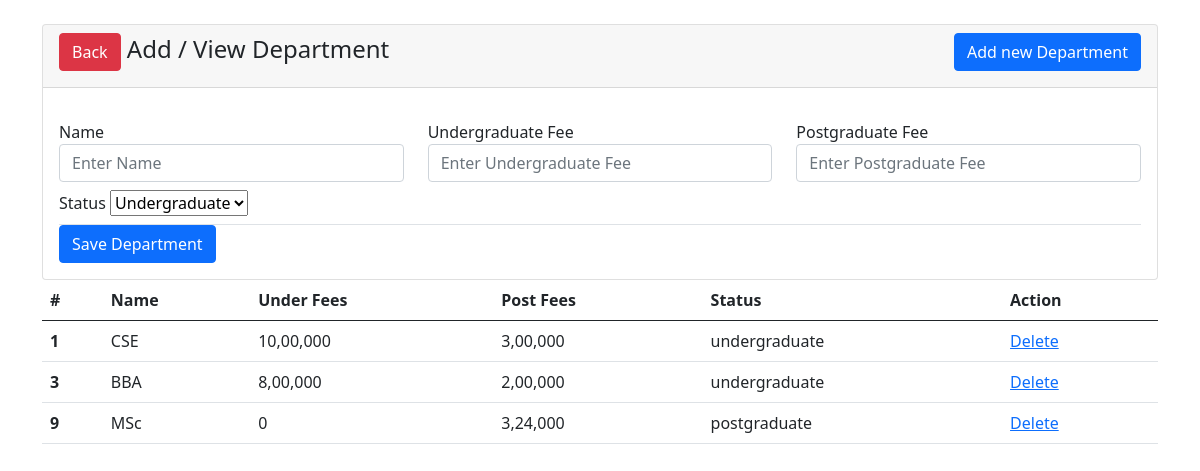
/admin/add_department.php?id=1, run on the app's committed database.
### tables this page shows
CREATE TABLE `courses` (
  `id` int(10) NOT NULL,
  `uni_id` int(10) NOT NULL,
  `p_name` varchar(255) NOT NULL,
  `under_fees` varchar(255) NOT NULL DEFAULT '0',
  `post_fees` varchar(255) NOT NULL DEFAULT '0',
  `under_post` tinyint(10) NOT NULL DEFAULT '0'
);

### admin/inc/functions.php (called while the page is built, shortened)
<?php
$connection = mysqli_connect('localhost', 'root', '', 'university');
mysqli_set_charset($connection, "utf8");
function getCourses($id)
{
    global $connection;
    $query = "SELECT * FROM courses where uni_id=$id";
    $result = mysqli_query($connection, $query);
    $data = [];
    while ($_data = mysqli_fetch_assoc($result)) {
        array_push($data, $_data);
    }
    return $data;
}

### admin/add_department.php (the view, shortened to what this page needs)
<?php session_start();
include 'inc/functions.php';
$id = $_GET['id'] ?? '';
?>
<!doctype html>
<html lang="en">
  <head>
    <link href="https://cdn.jsdelivr.net/npm/bootstrap@5.0.0-beta1/dist/css/bootstrap.min.css" rel="stylesheet">
  </head>
<body>
    <div class="container">
        <div class="row">
            <div class="col-md-12">
                <div class="card mt-4">
                    <div class="card-header">
                        <h4>
                            <a href="admin.php" class="float-center btn btn-danger">Back</a>
                            Add / View Department
                            <a href="javascript:void(0)" class="add-more-form float-end btn btn-primary">Add new Department</a>
                        </h4>
                    </div>
                    <div class="card-body">
                        <form action="tasks.php" method="POST">
                            <div class="main-form mt-3 border-bottom">
                                <div class="row">
                                    <div class="col-md-4">
                                        <div class="form-group mb-2">
                                            <label for="">Name</label>
                                            <input type="text" name="name[]" class="form-control" required placeholder="Enter Name">
                                        </div>
                                    </div>
                                    <div class="col-md-4">
                                        <div class="form-group mb-2">
                                            <label for="">Undergraduate Fee</label>
                                            <input type="text" name="underfee[]" class="form-control" required placeholder="Enter Undergraduate Fee">
                                        </div>
                                    </div>
                                    <div class="col-md-4">
                                        <div class="form-group mb-2">
                                            <label for="">Postgraduate Fee</label>
                                            <input type="text" name="postfee[]" class="form-control" required placeholder="Enter Postgraduate Fee">
                                        </div>
                                    </div>
                                    <div class="col-md-4">
                                        <div class="form-group mb-2">
                                            <label for="">Status</label>
                                            <select name="underorpost[]" id="cars">
                                                <option value=0>Undergraduate</option>
                                            </select>
                                        </div>
                                    </div>
                                </div>
                            </div>
                            <button type="submit" name="save_multiple_data" class="btn btn-primary">Save Department</button>
                        </form>
                    </div>
                </div>
                <table class="table">
                    <thead>
                        <tr>
                        <th scope="col">#</th>
                        <th scope="col">Name</th>
                        <th scope="col">Under Fees</th>
                        <th scope="col">Post Fees</th>
                        <th scope="col">Status</th>
                        <th scope="col">Action</th>
                        </tr>
                    </thead>
                    <tbody>
                    <?php
                    $data = getCourses($id);
                    if (count($data) > 0) {
                        $length = count($data);
                        for ($i = 0; $i < $length; $i++) {
                    ?>
                        <tr>
                        <th scope="row"><?php echo $data[$i]['id']; ?></th>
                        <td><?php echo $data[$i]['p_name']; ?></td>
                        <td><?php echo $data[$i]['under_fees']; ?></td>
                        <td><?php echo $data[$i]['post_fees']; ?></td>
                        <td><?php echo $data[$i]['under_post'] == 0 ? 'undergraduate' : 'postgraduate'; ?></td>
                        <td> <a class="button button-outline" href="tasks.php?id=<?php echo $data[$i]['id']; ?>&key=dep&uniid=<?php echo $id; ?>">Delete</a> </td>
                    </tr>
                        <?php
                            }
                        }
                        ?>
                    </tbody>
                </table>
            </div>
        </div>
    </div>
</body>
</html>

### data on the page
courses: id "1", p_name "CSE", under_fees "10,00,000", post_fees "3,00,000", under_post "undergraduate"
courses: id "3", p_name "BBA", under_fees "8,00,000", post_fees "2,00,000", under_post "undergraduate"
courses: id "9", p_name "MSc", under_fees "0", post_fees "3,24,000", under_post "postgraduate"
